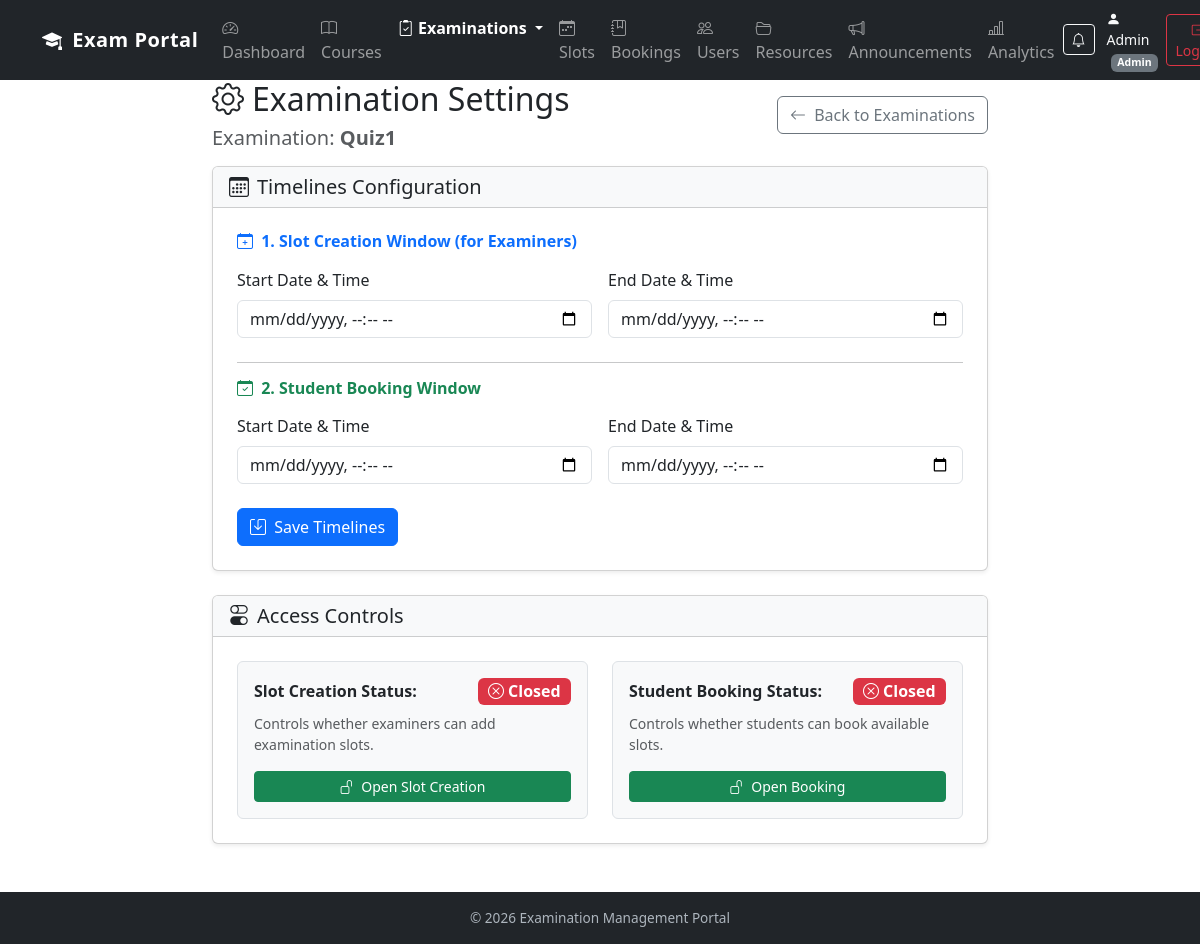
The app's page /examination/1/settings (signed in), older data.
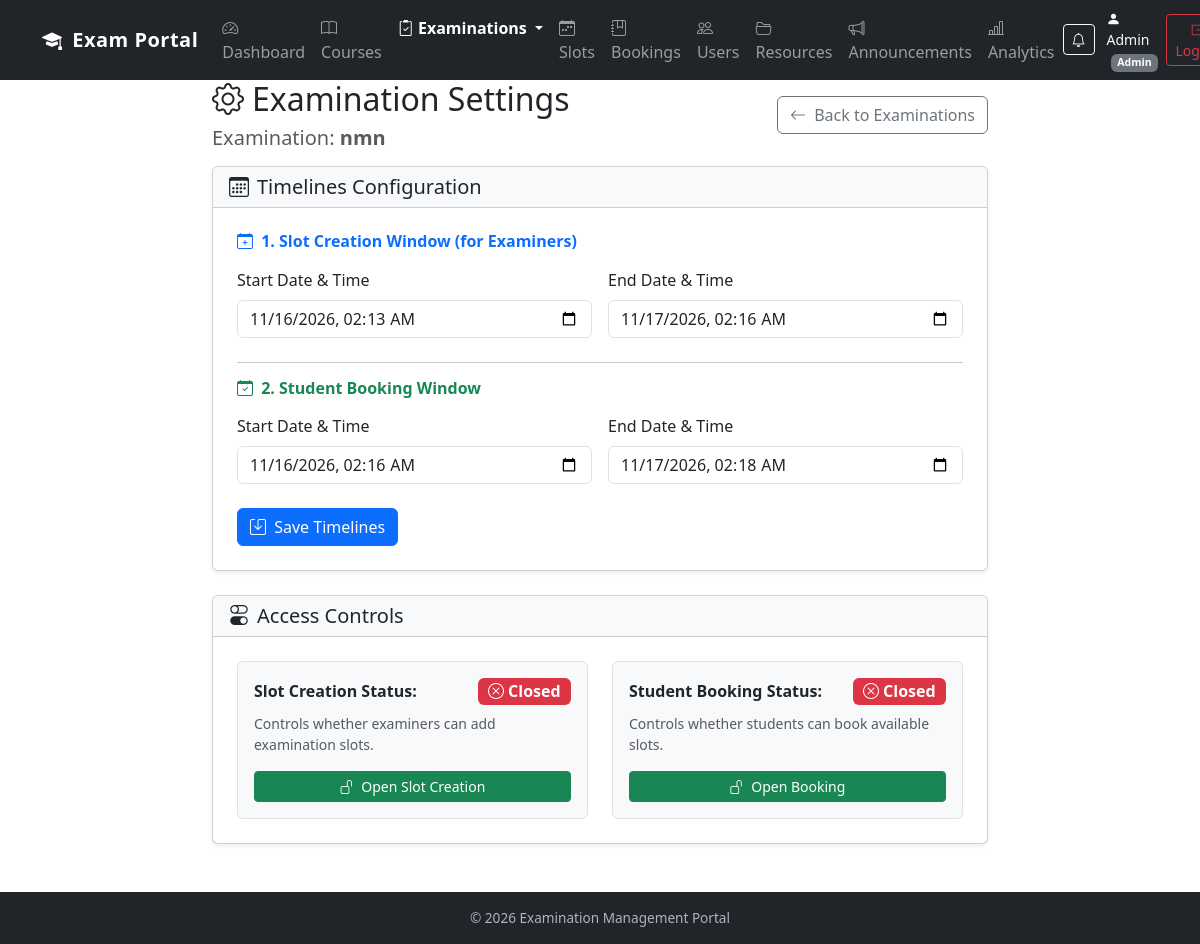
The same page, newer data.
### models.py (models this page shows, shortened)
class Examination(db.Model):
    id = db.Column(db.Integer, primary_key=True)
    name = db.Column(db.String(100), nullable=False)
    course_id = db.Column(
        db.Integer, db.ForeignKey("course.id"), nullable=False
    )
    status = db.Column(db.String(30), default="Draft")
    slot_creation_start = db.Column(db.String(30))
    slot_creation_end = db.Column(db.String(30))
    booking_start = db.Column(db.String(30))
    booking_end = db.Column(db.String(30))
    slot_creation_open = db.Column(db.Boolean, default=False)
    booking_open = db.Column(db.Boolean, default=False)
    course = db.relationship("Course", backref="examinations")

### app.py (the view, shortened to what this page needs)
@app.route("/examination/<int:examination_id>/settings", methods=["GET", "POST"])
@role_required("Admin")
def examination_settings(examination_id):
    examination = Examination.query.get_or_404(examination_id)
    return render_template(
        "examination_settings.html",
        examination=examination
    )

### app.py (called while the page is built)
def role_required(required_role):
    def decorator(function):
        @wraps(function)
        def wrapper(*args, **kwargs):
            if "user_id" not in session:
                return redirect(url_for("login"))
            user = User.query.get(session["user_id"])
            if not user.is_active:
                session.clear()
                return redirect(url_for("login"))
            if user is None:
                session.clear()
                return redirect(url_for("login"))
            if user.role != required_role:
                abort(403)
            if user.role == "Examiner" and not user.is_approved:
                session.clear()
                return redirect(url_for("login"))
            return function(*args, **kwargs)
        return wrapper
    return decorator

@app.context_processor
def inject_global_data():
    unread_count = 0
    if "user_id" in session:
        unread_count = Notification.query.filter_by(
            user_id=session["user_id"],
            is_read=False
        ).count()
    return {"unread_notifications_count": unread_count}

### templates/examination_settings.html (shortened to what the changed rows need)
{% extends "base.html" %}
{% block content %}
<div class="container mt-4" style="max-width: 800px;">
    <div class="d-flex justify-content-between align-items-center mb-3">
        <div>
            <h2><i class="bi bi-gear me-2"></i>Examination Settings</h2>
            <h5 class="text-muted mb-0">Examination: <strong>{{ examination.name }}</strong></h5>
        </div>
    </div>
    <div class="card shadow-sm mb-4">
        <div class="card-body p-4">
            <form method="POST">
                <div class="row g-3 mb-4">
                    <div class="col-md-6">
                        <label class="form-label">Start Date & Time</label>
                        <input type="datetime-local"
                               name="slot_creation_start"
                               class="form-control"
                               value="{{ examination.slot_creation_start or '' }}">
                    </div>
                    <div class="col-md-6">
                        <label class="form-label">End Date & Time</label>
                        <input type="datetime-local"
                               name="slot_creation_end"
                               class="form-control"
                               value="{{ examination.slot_creation_end or '' }}">
                    </div>
                </div>
                <div class="row g-3 mb-4">
                    <div class="col-md-6">
                        <label class="form-label">Start Date & Time</label>
                        <input type="datetime-local"
                               name="booking_start"
                               class="form-control"
                               value="{{ examination.booking_start or '' }}">
                    </div>
                    <div class="col-md-6">
                        <label class="form-label">End Date & Time</label>
                        <input type="datetime-local"
                               name="booking_end"
                               class="form-control"
                               value="{{ examination.booking_end or '' }}">
                    </div>
                </div>
            </form>
        </div>
    </div>
</div>
{% endblock %}

Row changes from the older to the newer data that the page shows:
changed Examination: name "Quiz1" → "nmn"; slot_creation_start (not shown) → "11/16/2026 02:13"; slot_creation_end (not shown) → "11/17/2026 02:16"; booking_start (not shown) → "11/16/2026 02:16"; booking_end (not shown) → "11/17/2026 02:18"
